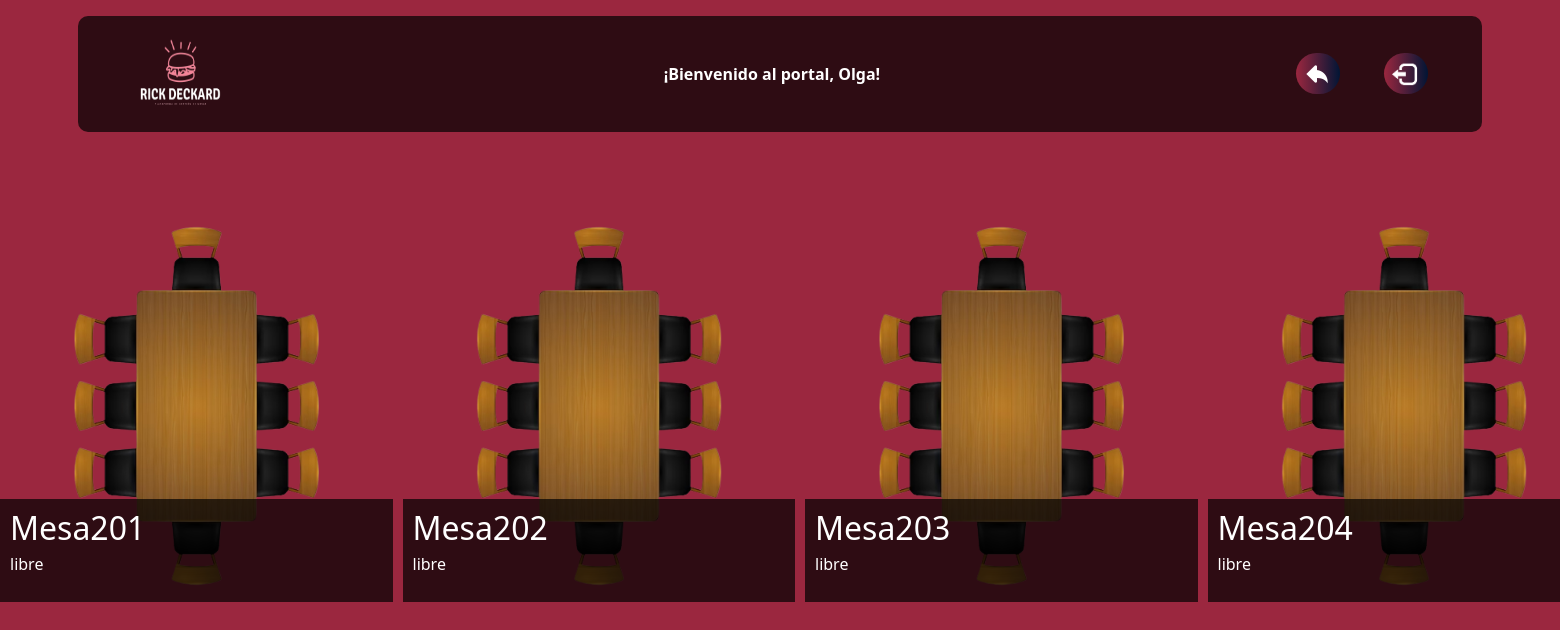
Screenshot of /terrazas/terraza.php?id=2 (signed in) with the database file from the repository.
### tables this page shows
CREATE TABLE mesas (
    id_mesa INT PRIMARY KEY  NOT NULL AUTO_INCREMENT,
    numero_mesa INT,
    id_sala INT,
    estado ENUM('libre','ocupada') DEFAULT ('libre'),    
    FOREIGN KEY (id_sala) REFERENCES salas(id_sala)      
);

### terrazas/terraza.php (the view, shortened to what this page needs)
<!DOCTYPE html>
<html lang="en">
<head>
    <link rel="stylesheet" href="../css/terraza.css">
    <link href="https://cdn.jsdelivr.net/npm/bootstrap@5.0.2/dist/css/bootstrap.min.css" rel="stylesheet">
</head>
<body>
    <nav class="navbar navbar-light bg-lights position-top">
        <div class="container">
            <a class="navbar-brand " href="../mostra.php">
                <img src="../img/LOGORICK _Blanco.png" alt="" width="100" height="90">
            </a>
            <div class="saludo">
            <b>¡Bienvenido al portal, <?php echo $_SESSION['user'];?>!</b>
            </div>
            <div>
            <a href="javascript:history.back()"><button class="atrasboton"><img class="atrasimg" src="../img/atras.png" alt=""></button></a>
            <a href="../inc/salir.php"><button class="logoutboton"><img class="logoutimg" src="../img/LOGOUT.png" alt=""></button></a>
            </div>
        </div>
    </nav>
    <?php
    if (isset($_GET['id'])) {
        include './../inc/conexion.php';
        $id = trim(mysqli_real_escape_string($conn,$_GET['id']));
        $sql = "SELECT * FROM mesas WHERE id_sala = ?";
        $stmt = mysqli_prepare($conn,$sql);
        mysqli_stmt_bind_param($stmt, "s",$id);
        mysqli_stmt_execute($stmt);
        $res = mysqli_stmt_get_result($stmt);
        echo '<div class="image-grid">';
        foreach ($res as $mesa) {
            echo'<a><div class="image-item">';
            if ($mesa['estado'] == "ocupada") {
                echo '<img class="filtro" src="../img/mesas.png" alt="Imagen 1">';
                echo '<div class="image-text"><h2> Mesa'.$mesa['numero_mesa'].'</h2>';
                echo '<p class="diss">'.$mesa['estado'].'</p>';
            }else{
                echo '<img class="" src="../img/mesas.png" alt="Imagen 1">';
                echo '<div class="image-text"><h2> Mesa'.$mesa['numero_mesa'].'</h2>';
                echo '<p>'.$mesa['estado'].'</p>';
            }
            echo '</div></div></a>';
        }
    }else{
    }
    ?>
</body>
</html>

### css/terraza.css (style rules this page uses)
* { box-sizing: border-box; margin: 0; padding: 0; }
.navbar { margin-top: 1%; margin-right: 5%; margin-left: 5%; border-radius: 10px; }
.saludo { color: white; }
.logoutboton { color: white; background: linear-gradient(to right, #9B273F, #011535); border: none; border-radius: 4vh; cursor: pointer; transition: all 0.3s ease 0s; }
.logoutimg { height: 4vh; margin: 0.6vh; margin-right: 0.9vh; transition: all 0.3s ease 0s; }
.bg-lights { background-color: rgba(0, 0, 0, 0.7) !important; }
body { font-family: Arial, sans-serif; line-height: 1.6; background-color: #9B273F !important; background-position: center; background-repeat: no-repeat; background-size: cover; }
.atrasboton { color: white; background: linear-gradient(to right, #9B273F, #011535); border: none; border-radius: 4vh; cursor: pointer; transition: all 0.3s ease 0s; margin-right: 5vh; }
.atrasimg { height: 4vh; margin: 0.6vh; margin-right: 0.9vh; transition: all 0.3s ease 0s; }
.image-grid { display: grid; grid-template-columns: repeat(4, 1fr); gap: 10px; margin: 0 auto; height: 85vh; padding-top: 5%; width: 200vh; }
.image-item { position: relative; width: 100%; padding-bottom: 100%; overflow: hidden; transition: transform 0.3s ease-in-out; }
.image-item img { position: absolute; top: 0; left: 0; width: 100%; height: 100%; object-fit: cover; }
.image-text { position: absolute; bottom: 0; left: 0; width: 100%; background-color: rgba(0, 0, 0, 0.7); color: white; padding: 10px; box-sizing: border-box; }
.image-text h2 { margin-bottom: 5px; }

### rows the page displays
mesas: numero_mesa "201", estado "libre"
mesas: numero_mesa "202", estado "libre"
mesas: numero_mesa "203", estado "libre"
mesas: numero_mesa "204", estado "libre"

### other values shown
$_SESSION['user'] "Olga"
